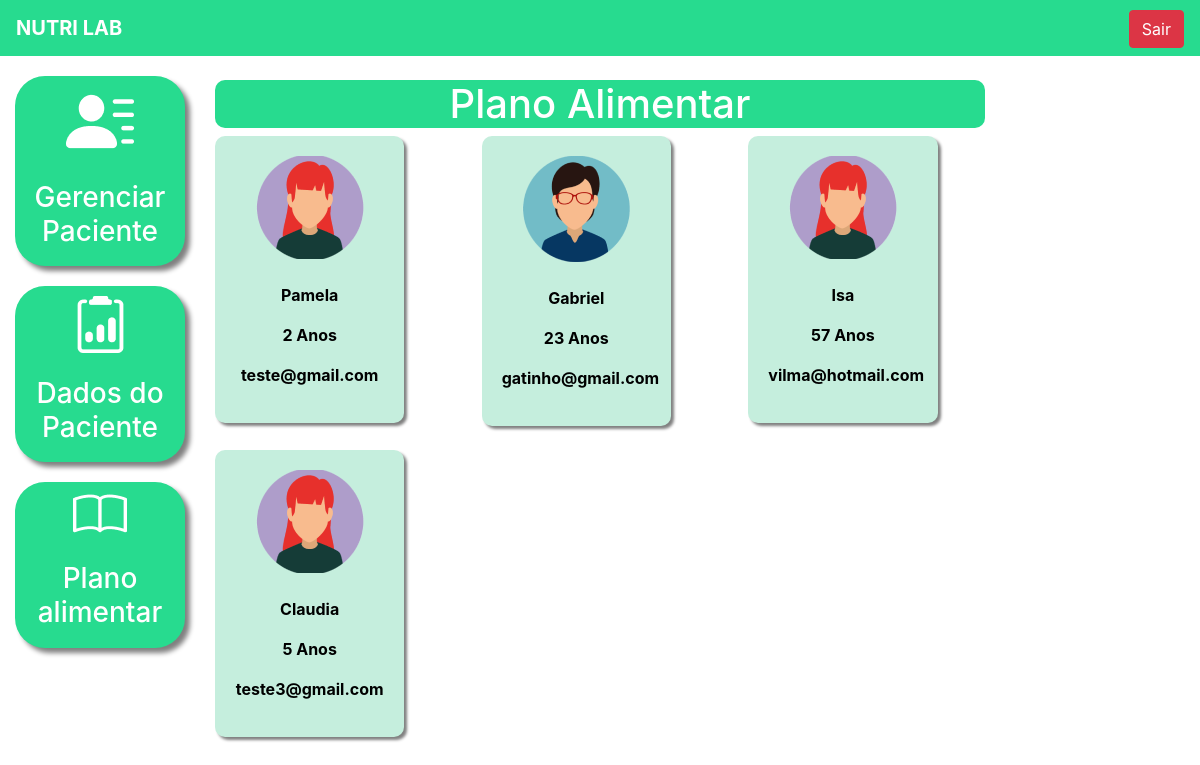
Screenshot of /food_plan/ (signed in) with the database file from the repository.
### main/models.py (models this page shows, shortened)
class Pacientes(models.Model):
    choices_sexo = (('F', 'Feminino'),
                    ('M', 'Maculino'))
    nome = models.CharField(max_length=50)
    sexo = models.CharField(max_length=1, choices=choices_sexo)
    idade = models.IntegerField()
    email = models.EmailField()
    telefone = models.CharField(max_length=19)
    nutri = models.ForeignKey(User, on_delete=models.CASCADE)

### main/views.py (the view)
# urls.py: path('food_plan/', views.food_plan_list, name="food_plan_list"),
def food_plan_list(request):
    if request.method == "GET":
        pacientes = Pacientes.objects.filter(nutri=request.user)
        return render(request, 'food_plan_list.html', {'pacientes': pacientes})

### main/templates/food_plan_list.html (shortened to what this page needs)
{% extends 'base_main.html' %}
{% load static %}
{% block 'main' %}
    <br>
	<h1 class="titulo">Plano Alimentar</h1>
    <div  class="row">
        {% for paciente in pacientes%}
            <div class="col-md-4">
                <a href="{% url 'food_plan' paciente.id %}" class="link-hover">
                    <div class="card-paciente">
                        <div class="foto-perfil">
                            {% if paciente.sexo == "M"%}
                                <img src="{% static 'main/img/perfil2.png' %}">
                            {% else %}
                                <img src="{% static 'main/img/perfil1.png' %}">
                            {% endif %}
                        </div>
                        <br>
                        <p class="dados">{{paciente.nome}}</p>
                        <p class="dados">{{paciente.idade}} Anos</p>
                        <p class="dados">{{paciente.email}}</p>
                    </div>
                    <br>
                </a>
            </div>
        {% endfor %}
    </div>
{% endblock%}

### templates/static/main/css/main.css (style rules this page uses)
.titulo { text-align: center; color: #ffffff; border-radius: 10px; background-color: #27DB8F; }
.card-paciente { background-color: #c5eedd; width: 80%; box-shadow: 3px 3px 3px gray; padding: 20px; color: black; border-radius: 10px; transition: background .6s; }
.foto-perfil { text-align: center; }
.dados { font-weight: bold; text-align: center; }

### rows the page displays
Pacientes: nome "Pamela", idade "2", email "teste@gmail.com"
Pacientes: nome "Gabriel", idade "23", email "gatinho@gmail.com"
Pacientes: nome "Isa", idade "57", email "vilma@hotmail.com"
Pacientes: nome "Claudia", idade "5", email "teste3@gmail.com"
